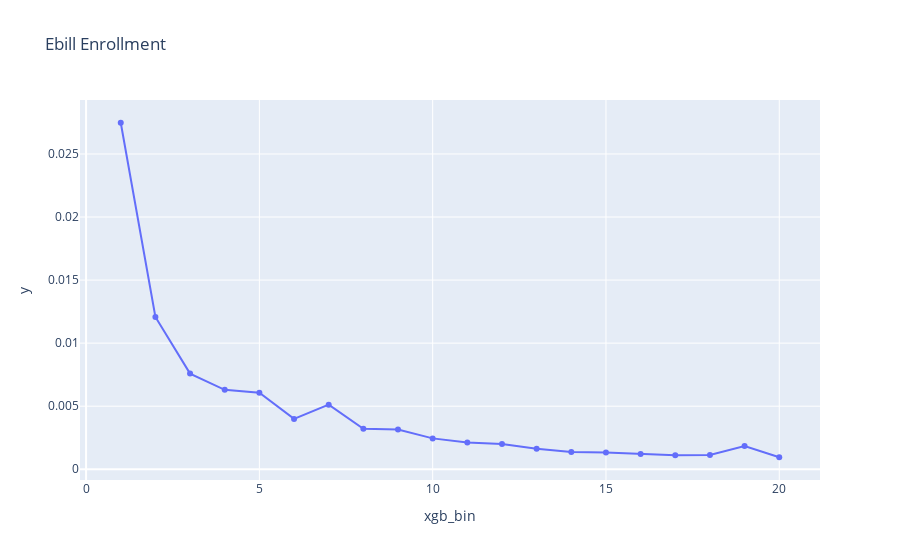

Notebook cell for this chart:
### Code cell
predfile_xgb_lgb.groupby('xgb_bin')['y'].mean()

forline=predfile_xgb_lgb.groupby('xgb_bin')['y'].mean().reset_index()
fig = px.line(forline, x='xgb_bin', y='y', title='Ebill Enrollment', markers=True)
fig

### Figure 1 — Plotly figure (JSON) as saved in the notebook; plotly's stock layout.template omitted (floating-point values rounded to 4 significant figures)
{"data": [{"hovertemplate": "xgb_bin=%{x}<br>y=%{y}<extra></extra>", "legendgroup": "", "line": {"color": "#636efa", "dash": "solid"}, "marker": {"symbol": "circle"}, "mode": "lines+markers", "name": "", "orientation": "v", "showlegend": false, "type": "scatter", "x": [1, 2, 3, 4, 5, 6, 7, 8, 9, 10, 11, 12, 13, 14, 15, 16, 17, 18, 19, 20], "xaxis": "x", "y": [0.02748, 0.01207, 0.007583, 0.006301, 0.006076, 0.003994, 0.00512, 0.00321, 0.003151, 0.002448, 0.002122, 0.002003, 0.001622, 0.001374, 0.001325, 0.001205, 0.001102, 0.001136, 0.001844, 0.0009515], "yaxis": "y"}], "layout": {"autosize": true, "legend": {"tracegroupgap": 0}, "title": {"text": "Ebill Enrollment"}, "xaxis": {"anchor": "y", "autorange": true, "domain": [0, 1], "range": [-0.1875, 21.19], "title": {"text": "xgb_bin"}, "type": "linear"}, "yaxis": {"anchor": "x", "autorange": true, "domain": [0, 1], "range": [-0.001238, 0.02967], "title": {"text": "y"}, "type": "linear"}}}
